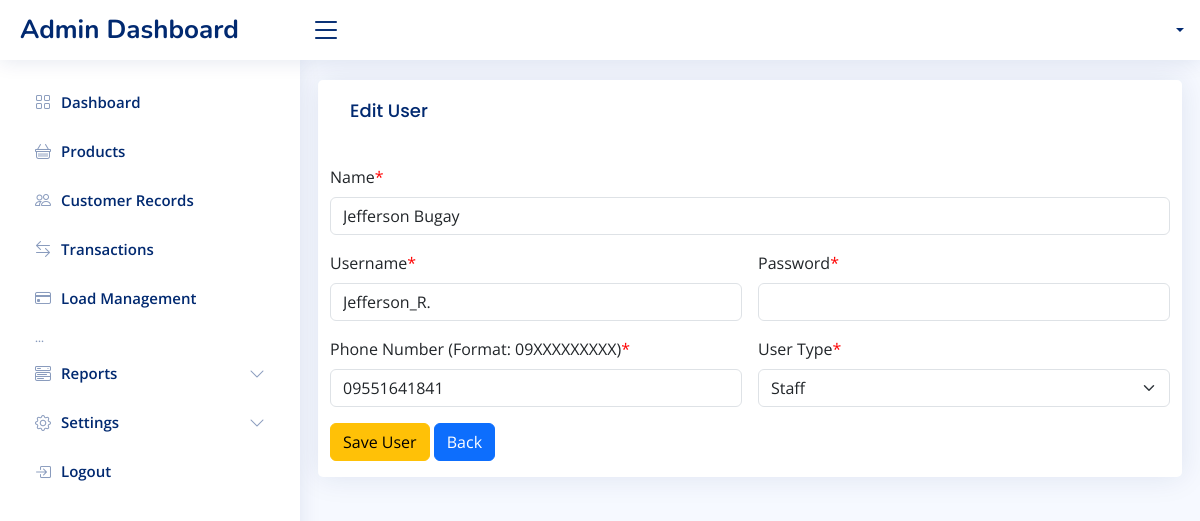
The app's page /settings/update_staff.php?id=2 with its own data.
### tables this page shows
CREATE TABLE `users` (
  `id` int(11) NOT NULL AUTO_INCREMENT,
  `name` varchar(255) NOT NULL,
  `username` varchar(255) NOT NULL,
  `email` varchar(255) NOT NULL,
  `phone_number` varchar(20) NOT NULL,
  `user_type` varchar(255) NOT NULL,
  `password` varchar(255) NOT NULL,
  PRIMARY KEY (`id`)
);

### settings/update_staff.php (the view, shortened to what this page needs)
<?php
include "../db_conn.php";
if (isset($_GET['id'])) {
    $id = $_GET["id"];
    $sql = "SELECT * FROM users WHERE id='$id'";
    $result = $con->query($sql);
    if ($result->num_rows > 0) {
        $row = $result->fetch_assoc();
        $name = $row['name'];
        $username = $row['username'];
        $phone_number = $row['phone_number'];
        $user_type = $row['user_type'];
    } else {
        echo "User not found.";
        exit;
    }
} else {
    echo "User ID is missing.";
    exit;
}
include '../includes/header.php';
include '../includes/navbar.php';
include '../includes/sidebar.php';
?>
<main id="main" class="main">
    <section class="section dashboard">
        <div class="row">
            <div class="card">
                <div class="card-body">
                    <h5 class="card-title">Edit User</h5>
                </div>
                <form class="row g-3 needs-validation" action="manage_staff.php" method="POST" novalidate>
                    <div class="col-md-12 position-relative">
                        <label class="form-label">Name<font color="red">*</font></label>
                        <input type="text" class="form-control" id="validationTooltip01" name="name" required autofocus="autofocus" value="<?php echo $name; ?>">
                    </div>
                    <div class="col-md-6 position-relative">
                        <label class="form-label">Username<font color="red">*</font></label>
                        <input type="text" class="form-control" id="validationTooltip01" name="username" required  value="<?php echo $username; ?>">
                    </div>
                    <div class="col-md-6 position-relative">
                        <label class="form-label">Password<font color="red">*</font></label>
                        <input type="password" class="form-control" id="validationTooltip02" name="password" required>
                    </div>
                    <div class="col-md-6 position-relative">
                        <label class="form-label">Phone Number (Format: 09XXXXXXXXX)<font color="red">*</font></label>
                        <input type="text" class="form-control" id="validationTooltip01" name="phone_number" maxlength="11" required  value="<?php echo $phone_number; ?>">
                    </div>
                    <div class="col-md-6 position-relative">
                        <label class="form-label">User Type<font color="red">*</font></label>
                        <div class="col-sm-12">
                            <select class="form-select" aria-label="Default select example" name="user_type" id="validationTooltip03" required>
                                <option value="Staff" <?php echo ($user_type == 'Staff') ? 'selected' : ''; ?>>Staff</option>
                            </select>
                        </div>
                    </div>
                    <div class="col-12">
                        <button type="submit" class="btn btn-warning mb-3" name="submit">Save User</button>
                        <button type="reset" class="btn btn-primary mb-3" onclick="history.back()">Back</button>
                    </div>
                </form>
            </div>
        </div>
    </section>
</main>
<?php include '../includes/footer.php'; ?>

### assets/css/style.css (style rules this page uses)
:root { scroll-behavior: smooth; }
body { font-family: "Open Sans", sans-serif; background: #f6f9ff; color: #444444; }
h1, h2, h3, h4, h5, h6 { font-family: "Nunito", sans-serif; }
#main { margin-top: 60px; padding: 20px 30px; transition: all 0.3s; }
.card { margin-bottom: 30px; border: none; border-radius: 5px; box-shadow: 0px 0 30px rgba(1, 41, 112, 0.1); }
.card-title { padding: 20px 0 15px 0; font-size: 18px; font-weight: 500; color: #012970; font-family: "Poppins", sans-serif; }
.card-body { padding: 0 20px 20px 20px; }
@media (min-width: 1200px) { #main, #footer { margin-left: 300px; } }

### records on screen
users: name "Jefferson Bugay", username "Jefferson_R.", phone_number "09551641841", user_type "Staff"
